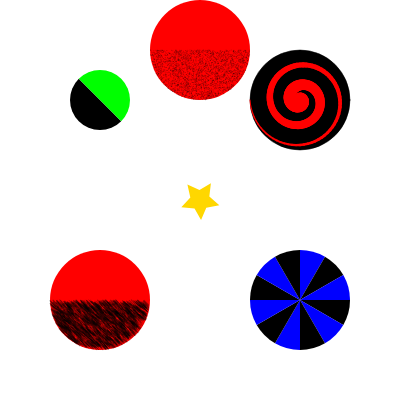
Frame 1 (no input)
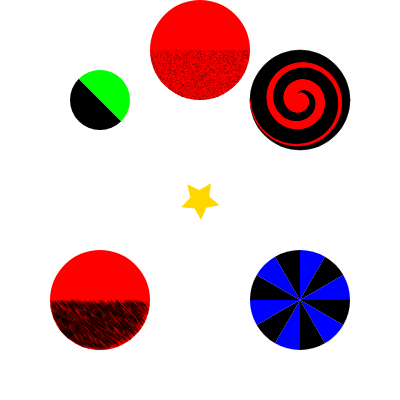
Frame 2 (the mouse pressed at the canvas centre, redrawn once)

The p5.js sketch that drew these frames (run headless with seeded random() and noise() and a simulated clock; the mouse was pressed at the canvas centre and the sketch redrawn once):

// p5.js sketch
// ── sketch.js

function setup() {
  createCanvas(400, 400);
  angleMode(DEGREES); // Work in degrees for easier math
  noLoop(); // Draw once
}

function draw() {
  background(255);
 

  drawStar(200, 200, 20, 10, 5, 87, '#FFD700'); // x, y, outer radius, inner radius, points, rotation
  
  drawCircle(100, 100, 60, '#000000','#00ff00', 45); // x,y, colour1, colour2, rotation
  
  drawPie(300,300,50,12,'#000000', '#0000ff'); // x,y, radius, segments, colour1, colour2
  
  
  drawDottedCircle(200,50,50, '#ff0000','#0000004D');
  //use: drawScratchedCircle(x,y,r, ellipseColour, scratchColour)
  
  
  drawScratchedCircle(100,300,50,45,'#ff0000','#0000004D');
  //use: drawScratchedCircle2(x,y,rc,scratchAngleARG,ellipseColour, scratchColour)
  

  drawSwirl(300,100, 100, 10, 5, '#000000', '#ff0000',0.5);
  // use: drawSwirl(cx, cy, maxRadius, turns, step, ellipseColour, swirlColour, scaleSize)

  
}
  



function drawStar(x, y, radius1, radius2, npoints, rotation, colour) {
  
  let angle = 360 / npoints;
  let halfAngle = angle / 2.0;
  push();
  translate(x,y);
  rotate(rotation);
  translate(-x,-y);
  noStroke();
  fill(colour);
  
  beginShape();
  for (let a = 0; a < 360; a += angle) {
    let sx = x + cos(a) * radius1;
    let sy = y + sin(a) * radius1;
    vertex(sx, sy);
    sx = x + cos(a + halfAngle) * radius2;
    sy = y + sin(a + halfAngle) * radius2;
    vertex(sx, sy);
  }
  endShape(CLOSE);
  pop();
}

function drawCircle(x, y, diameter, colour1, colour2, rotation) {
  
  push();
  translate(x, y);
  rotate(rotation);
  noStroke();
  fill(colour1);
  arc(0, 0, diameter, diameter, 0, 180, CHORD);
  noStroke();
  fill(colour2);
  arc(0, 0, diameter, diameter, 180, 360,CHORD);
  
  pop();
}


function drawPie(x,y, radius, segments, colour1, colour2) {
  push();
  noStroke();
  translate(x, y); // Move origin to center

  
  
  
  
  let angleStep = 360 / segments;

  for (let i = 0; i < segments; i++) {
    // Alternate colors for visibility
    if (i % 2 === 0) {
      fill(colour1);
    } else {
      fill(colour2);
    }
    //stroke(0);

    // Draw each segment as an arc
    arc(0, 0, radius * 2, radius * 2, i * angleStep, (i + 1) * angleStep, PIE);
  }

  
  noFill();
  
  ellipse(0, 0, radius * 2);
  
  pop();
}


  

function drawDottedCircle(x,y,r, ellipseColour, scratchColour) {

  push();
  translate(x, y);
  noStroke();
  fill(ellipseColour);
  ellipse(0, 0, r*2, r*2);

  for (let i = 0; i < 5000; i++) {

    let angle = random(360);
    let radius = sqrt(random()) * r;

    let x = cos(angle) * radius;
    let y = sin(angle) * radius;

    if (y < 0) continue; // only fill the bottom half
    stroke(scratchColour);
    strokeWeight(1);
    point(x, y);
  }

  pop();
}




function drawScratchedCircle(x,y,rc,scratchAngleARG,ellipseColour,scratchColour) {

  push();
  translate(x, y);

  let radius = rc;

  
  fill(ellipseColour)
  noStroke();
  ellipse(0, 0, rc*2, rc*2);

  // Scratches
  for (let i = 0; i < 6000; i++) {

    // Random point inside circle (even distribution)
    let angle = random(360);
    let r = sqrt(random()) * radius;

    let x = cos(angle) * r;
    let y = sin(angle) * r;

    // Scratch direction (global direction)
    let scratchAngle = scratchAngleARG; 

    // Small random variation
    scratchAngle += random(-0.2, 0.2);

    let len = random(3, 8);

    let x2 = x + cos(scratchAngle) * len;
    let y2 = y + sin(scratchAngle) * len;

    if (y < 0) continue; // only fill the bottom half
    if (dist(0, 0, x2, y2) <= radius) {
      strokeWeight(random(0.5, 1.5));
      stroke(scratchColour);
      line(x, y, x2, y2);
    }
  }

  pop();
}


function drawSwirl(cx, cy, maxRadius, turns, step, ellipseColour, swirlColour, scaleSize) {
  
  push();
  translate(cx,cy);
  
  scale(scaleSize);
  
  fill(ellipseColour);
  ellipse(0,0, maxRadius*2,maxRadius*2);
  
  stroke(swirlColour);
  

  let totalAngle = 90 * turns;

  let prevX, prevY;

  for (let a = 0; a <= totalAngle; a += step) {

    let r = map(a, 0, totalAngle, 0, maxRadius);
    let x =  r * cos(a);
    let y =  r * sin(a);

    if (a > 0) {
      // thickness shrinks as spiral grows
      let weight = map(a, 0, totalAngle, 30, 2);
      strokeWeight(weight);
      line(prevX, prevY, x, y);
    }

    prevX = x;
    prevY = y;
  }
  pop();
}
